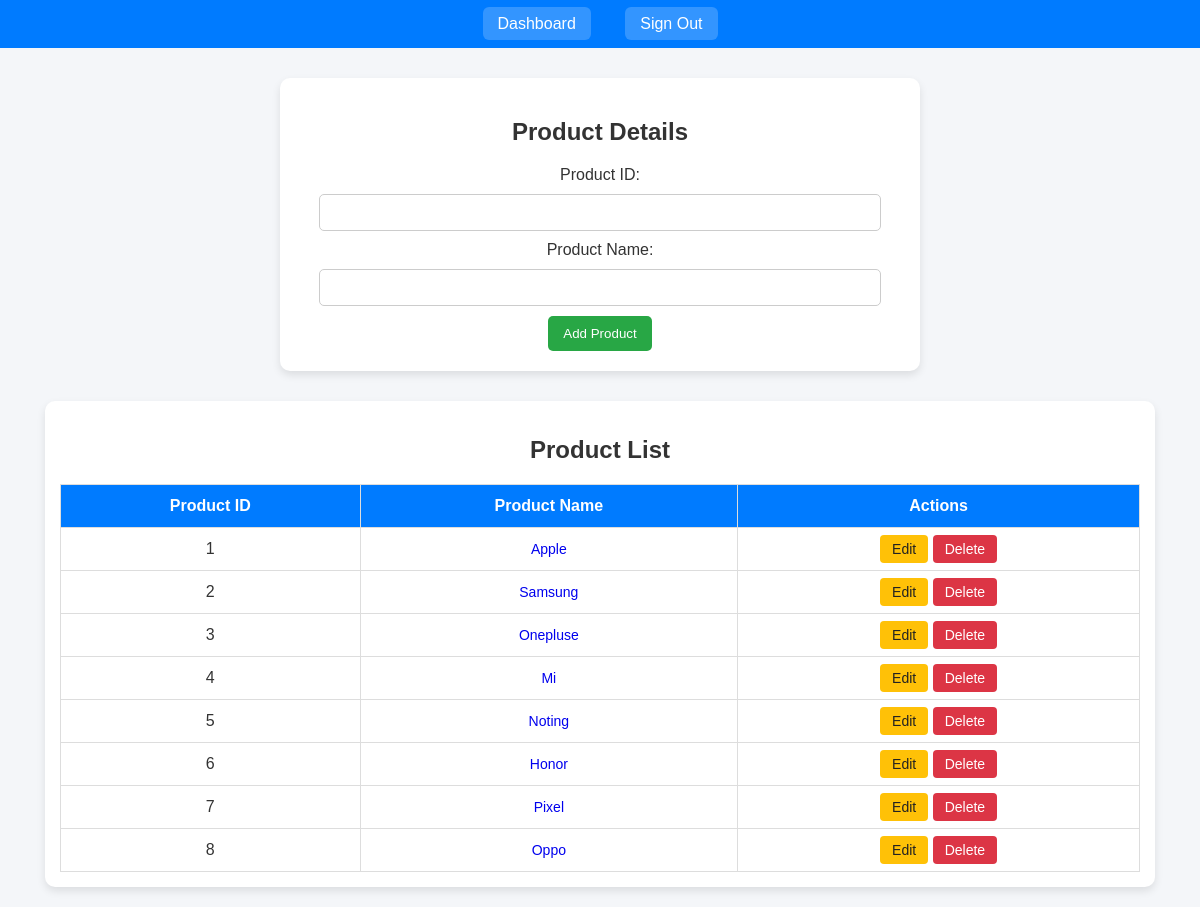
Page /add_product_name/ (signed in) on the committed database.
### admin_module/models.py (models this page shows, shortened)
class Product_name(models.Model):
    p_id = models.CharField(max_length=50, primary_key=True)
    p_name = models.CharField(max_length=100)

### admin_module/views.py (the view)
    def wrapper(request, *args,**kwargs):
        if "admin_id" in request.session:
            return func(request, *args,**kwargs)
        else:
            return redirect('admin_login')

### admin_module/views.py (called while the page is built)
def is_logged_in(func):
    def wrapper(request, *args,**kwargs):
        if "admin_id" in request.session:
            return func(request, *args,**kwargs)
        else:
            return redirect('admin_login')
    return wrapper

@is_logged_in
def add_product_name(request):
    products = Product_name.objects.all()
    if request.method == "POST":
        p_id= request.POST["product_id"]
        p_name= request.POST["product_name"]
        new_product = Product_name.objects.create(p_id=p_id, p_name=p_name)
        return redirect("add_product_name")
    context = {"products":products}
    return render(request, "add_products.html",context)

### admin_module/templates/add_products.html (shortened to what this page needs)
<!DOCTYPE html>
<html lang="en">
<head>
</head>
<body>
    <div class="navbar">
        <a href="#">Dashboard</a>
        <a href="{% url 'log_out' %}">Sign Out</a>
    </div>
    <div class="panel">
        <h2>Product Details</h2>
        <form action="{% url 'add_product_name' %}" method="post">
            <label for="product_id">Product ID:</label>
            <input type="text" name="product_id" id="product_id">
            <label for="product_name">Product Name:</label>
            <input type="text" name="product_name" id="product_name">
            <input type="submit" value="Add Product">
        </form>
    </div>
    <div class="table-container">
        <h2 style="text-align:center;">Product List</h2>
        <table>
            <thead>
                <tr>
                    <th>Product ID</th>
                    <th>Product Name</th>
                    <th>Actions</th>
                </tr>
            </thead>
            <tbody>
                {% for product in products %}
                <tr>
                    <td>{{ product.p_id }}</td>
                    <td>
                        <a class="btn" href="{% url 'product_detail' p_id=product.p_id %}">{{ product.p_name|title }}</a>
                    </td>
                    <td>
                        <a class="btn edit" href="{% url 'update_name' p_id=product.p_id %}">Edit</a>
                        <a class="btn delete" href="{% url 'delete_name' p_id=product.p_id %}">Delete</a>
                    </td>
                </tr>
                {% endfor %}
            </tbody>
        </table>
    </div>
</body>
</html>

### admin_module/templates/add_products.html (style rules this page uses)
body { font-family: Arial, sans-serif; background-color: #f4f6f9; margin: 0; padding: 0; color: #333; }
.navbar { background: #007bff; color: white; text-align: center; padding: 15px 0; }
.navbar a { color: white; text-decoration: none; margin: 0 15px; padding: 8px 15px; background: rgba(255, 255, 255, 0.2); border-radius: 6px; }
.panel { width: 50%; margin: 30px auto; padding: 20px; background: white; border-radius: 10px; box-shadow: 0 4px 8px rgba(0, 0, 0, 0.1); text-align: center; }
.panel input[type="text"] { width: 90%; padding: 10px; margin: 10px 0; border: 1px solid #ccc; border-radius: 5px; }
.panel input[type="submit"] { background: #28a745; color: white; padding: 10px 15px; border: none; border-radius: 5px; cursor: pointer; transition: 0.3s; }
.table-container { width: 90%; margin: 20px auto; background: white; padding: 15px; border-radius: 10px; box-shadow: 0 4px 8px rgba(0, 0, 0, 0.1); }
table { width: 100%; border-collapse: collapse; }
th, td { padding: 12px; border: 1px solid #ddd; text-align: center; }
thead { background: #007bff; color: white; }
.btn { padding: 6px 12px; text-decoration: none; border-radius: 4px; font-size: 14px; }
.edit { background: #ffc107; color: #222; }
.delete { background: #dc3545; color: white; }

### rows in the picture
Product_name: p_id "1", p_name "Apple"
Product_name: p_id "2", p_name "Samsung"
Product_name: p_id "3", p_name "Onepluse"
Product_name: p_id "4", p_name "Mi"
Product_name: p_id "5", p_name "Noting"
Product_name: p_id "6", p_name "Honor"
Product_name: p_id "7", p_name "Pixel"
Product_name: p_id "8", p_name "Oppo"
